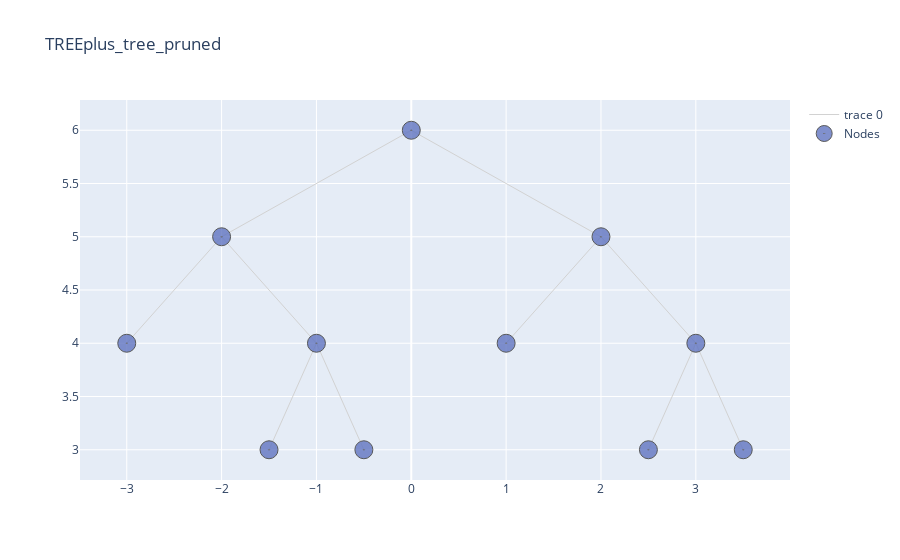

The notebook cell saved with this chart:
### Code cell
start = time.time()
alpha, pruned_table = tree.pruning(features_test, n_features_test, y_test, table = True, html = False, graph_results = True)
#pruned_table#.style#.hide_index()

#time.time()- start

### Figure 1 — Plotly figure (JSON) as saved in the notebook; plotly's stock layout.template omitted (floating-point values rounded to 4 significant figures)
{"data": [{"hoverinfo": "none", "line": {"color": "rgb(210,210,210)", "width": 1}, "mode": "lines", "type": "scatter", "x": [0, -2, null, 0, 2, null, -2, -3, null, -2, -1, null, 2, 1, null, 2, 3, null, -1, -1.5, null, -1, -0.5, null, 3, 2.5, null, 3, 3.5, null], "y": [6, 5, null, 6, 5, null, 5, 4, null, 5, 4, null, 5, 4, null, 5, 4, null, 4, 3, null, 4, 3, null, 4, 3, null, 4, 3, null]}, {"hoverinfo": "text", "marker": {"color": "#6175c1", "line": {"color": "rgb(50,50,50)", "width": 1}, "size": 18, "symbol": "circle-dot"}, "mode": "markers", "name": "Nodes", "opacity": 0.8, "text": ["n10, None, Bin Value: 66.78, pearson : 4103.56, Samples : 9", "n15, None, Bin Value: 133.93, pearson : 832.93, Samples : 15", "n1, CompPrice>127.5, Bin Value: 115.78, pearson : 155526.82, Samples : 280", "n2, Sales>7.55, Bin Value: 106.73, pearson : 75946.05, Samples : 162", "n4, Age>53.5, Bin Value: 115.71, pearson : 24566.4, Samples : 89", "n5, CompPrice>99.0, Bin Value: 95.78, pearson : 35454.49, Samples : 73", "n11, Sales>10.63, Bin Value: 99.86, pearson : 22715.73, Samples : 64", "n3, Sales>7.56, Bin Value: 128.19, pearson : 48120.52, Samples : 118", "n6, CompPrice>135.5, Bin Value: 139.71, pearson : 17604.02, Samples : 58", "n7, CompPrice>146.5, Bin Value: 117.07, pearson : 15399.73, Samples : 60", "n14, Sales>11.88, Bin Value: 111.44, pearson : 8877.11, Samples : 45"], "type": "scatter", "x": [-1.5, 3.5, 0, -2, -3, -1, -0.5, 2, 1, 3, 2.5], "y": [3, 3, 6, 5, 4, 4, 3, 5, 4, 4, 3]}], "layout": {"title": {"text": "TREEplus_tree_pruned"}}}
